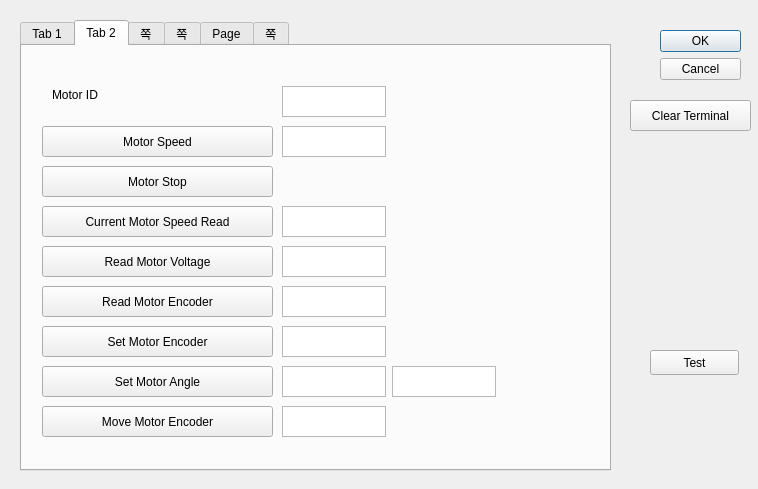
<?xml version="1.0" encoding="UTF-8"?>
<ui version="4.0">
 <class>Dialog</class>
 <widget class="QDialog" name="Dialog">
  <property name="geometry">
   <rect>
    <x>0</x>
    <y>0</y>
    <width>758</width>
    <height>489</height>
   </rect>
  </property>
  <property name="windowTitle">
   <string>Dialog</string>
  </property>
  <widget class="QTabWidget" name="tabWidget">
   <property name="geometry">
    <rect>
     <x>20</x>
     <y>20</y>
     <width>591</width>
     <height>451</height>
    </rect>
   </property>
   <property name="currentIndex">
    <number>1</number>
   </property>
   <widget class="QWidget" name="tab_motor1">
    <attribute name="title">
     <string>Tab 1</string>
    </attribute>
    <widget class="QPushButton" name="pushButton_Set_Motor_Speed1">
     <property name="geometry">
      <rect>
       <x>20</x>
       <y>80</y>
       <width>231</width>
       <height>31</height>
      </rect>
     </property>
     <property name="text">
      <string>Motor Speed</string>
     </property>
    </widget>
    <widget class="QTextEdit" name="textEdit_Motor_Speed1">
     <property name="geometry">
      <rect>
       <x>260</x>
       <y>80</y>
       <width>104</width>
       <height>31</height>
      </rect>
     </property>
    </widget>
    <widget class="QTextEdit" name="textEdit_Motor_ID1">
     <property name="geometry">
      <rect>
       <x>260</x>
       <y>40</y>
       <width>104</width>
       <height>31</height>
      </rect>
     </property>
    </widget>
    <widget class="QPushButton" name="pushButton_Set_Motor_Stop1">
     <property name="geometry">
      <rect>
       <x>20</x>
       <y>120</y>
       <width>231</width>
       <height>31</height>
      </rect>
     </property>
     <property name="text">
      <string>Motor Stop</string>
     </property>
    </widget>
    <widget class="QLabel" name="label_Motor_ID1">
     <property name="geometry">
      <rect>
       <x>20</x>
       <y>40</y>
       <width>67</width>
       <height>17</height>
      </rect>
     </property>
     <property name="text">
      <string>Motor ID</string>
     </property>
    </widget>
    <widget class="QPushButton" name="pushButton_Read_Motor_Speed1">
     <property name="geometry">
      <rect>
       <x>20</x>
       <y>160</y>
       <width>231</width>
       <height>31</height>
      </rect>
     </property>
     <property name="text">
      <string>Current Motor Speed Read</string>
     </property>
    </widget>
    <widget class="QTextEdit" name="textEdit_Read_Motor_Speed1">
     <property name="geometry">
      <rect>
       <x>260</x>
       <y>160</y>
       <width>104</width>
       <height>31</height>
      </rect>
     </property>
    </widget>
    <widget class="QPushButton" name="pushButton_Read_Motor_Voltage1">
     <property name="geometry">
      <rect>
       <x>20</x>
       <y>200</y>
       <width>231</width>
       <height>31</height>
      </rect>
     </property>
     <property name="text">
      <string>Read Motor Voltage</string>
     </property>
    </widget>
    <widget class="QTextEdit" name="textEdit_Read_Motor_Voltage1">
     <property name="geometry">
      <rect>
       <x>260</x>
       <y>200</y>
       <width>104</width>
       <height>31</height>
      </rect>
     </property>
    </widget>
    <widget class="QPushButton" name="pushButton_Read_Motor_Encoder1">
     <property name="geometry">
      <rect>
       <x>20</x>
       <y>240</y>
       <width>231</width>
       <height>31</height>
      </rect>
     </property>
     <property name="text">
      <string>Read Motor Encoder</string>
     </property>
    </widget>
    <widget class="QTextEdit" name="textEdit_Read_Motor_Encoder1">
     <property name="geometry">
      <rect>
       <x>260</x>
       <y>240</y>
       <width>104</width>
       <height>31</height>
      </rect>
     </property>
    </widget>
    <widget class="QPushButton" name="pushButton_Set_Motor_Angle1">
     <property name="geometry">
      <rect>
       <x>20</x>
       <y>280</y>
       <width>231</width>
       <height>31</height>
      </rect>
     </property>
     <property name="text">
      <string>Set Motor Angle</string>
     </property>
    </widget>
    <widget class="QTextEdit" name="textEdit_Set_Motor_Angle1">
     <property name="geometry">
      <rect>
       <x>260</x>
       <y>280</y>
       <width>104</width>
       <height>31</height>
      </rect>
     </property>
    </widget>
    <widget class="QTextEdit" name="textEdit_Scale_Encoder_Angle1">
     <property name="geometry">
      <rect>
       <x>380</x>
       <y>280</y>
       <width>104</width>
       <height>31</height>
      </rect>
     </property>
    </widget>
    <widget class="QPushButton" name="pushButton_Set_Motor_Rel_Angle1">
     <property name="geometry">
      <rect>
       <x>20</x>
       <y>360</y>
       <width>231</width>
       <height>31</height>
      </rect>
     </property>
     <property name="text">
      <string>Set Motor Relative</string>
     </property>
    </widget>
    <widget class="QTextEdit" name="textEdit_Set_Motor_Rel_Angle1">
     <property name="geometry">
      <rect>
       <x>260</x>
       <y>360</y>
       <width>104</width>
       <height>31</height>
      </rect>
     </property>
    </widget>
    <widget class="QPushButton" name="pushButton_Move_Motor_Encoder1">
     <property name="geometry">
      <rect>
       <x>20</x>
       <y>320</y>
       <width>231</width>
       <height>31</height>
      </rect>
     </property>
     <property name="text">
      <string>Move Motor Encoder</string>
     </property>
    </widget>
    <widget class="QTextEdit" name="textEdit_Set_Motor_Target_Encoder1">
     <property name="geometry">
      <rect>
       <x>260</x>
       <y>320</y>
       <width>104</width>
       <height>31</height>
      </rect>
     </property>
    </widget>
   </widget>
   <widget class="QWidget" name="tab_motor2">
    <attribute name="title">
     <string>Tab 2</string>
    </attribute>
    <widget class="QTextEdit" name="textEdit_Motor_ID2">
     <property name="geometry">
      <rect>
       <x>260</x>
       <y>40</y>
       <width>104</width>
       <height>31</height>
      </rect>
     </property>
    </widget>
    <widget class="QTextEdit" name="textEdit_Motor_Speed2">
     <property name="geometry">
      <rect>
       <x>260</x>
       <y>80</y>
       <width>104</width>
       <height>31</height>
      </rect>
     </property>
    </widget>
    <widget class="QPushButton" name="pushButton_Set_Motor_Speed2">
     <property name="geometry">
      <rect>
       <x>20</x>
       <y>80</y>
       <width>231</width>
       <height>31</height>
      </rect>
     </property>
     <property name="text">
      <string>Motor Speed</string>
     </property>
    </widget>
    <widget class="QPushButton" name="pushButton_Set_Motor_Stop2">
     <property name="geometry">
      <rect>
       <x>20</x>
       <y>120</y>
       <width>231</width>
       <height>31</height>
      </rect>
     </property>
     <property name="text">
      <string>Motor Stop</string>
     </property>
    </widget>
    <widget class="QLabel" name="label_Motor_ID2">
     <property name="geometry">
      <rect>
       <x>30</x>
       <y>40</y>
       <width>67</width>
       <height>17</height>
      </rect>
     </property>
     <property name="text">
      <string>Motor ID</string>
     </property>
    </widget>
    <widget class="QPushButton" name="pushButton_Read_Motor_Speed2">
     <property name="geometry">
      <rect>
       <x>20</x>
       <y>160</y>
       <width>231</width>
       <height>31</height>
      </rect>
     </property>
     <property name="text">
      <string>Current Motor Speed Read</string>
     </property>
    </widget>
    <widget class="QTextEdit" name="textEdit_Read_Motor_Speed2">
     <property name="geometry">
      <rect>
       <x>260</x>
       <y>160</y>
       <width>104</width>
       <height>31</height>
      </rect>
     </property>
    </widget>
    <widget class="QPushButton" name="pushButton_Read_Motor_Voltage2">
     <property name="geometry">
      <rect>
       <x>20</x>
       <y>200</y>
       <width>231</width>
       <height>31</height>
      </rect>
     </property>
     <property name="text">
      <string>Read Motor Voltage</string>
     </property>
    </widget>
    <widget class="QTextEdit" name="textEdit_Read_Motor_Voltage2">
     <property name="geometry">
      <rect>
       <x>260</x>
       <y>200</y>
       <width>104</width>
       <height>31</height>
      </rect>
     </property>
    </widget>
    <widget class="QPushButton" name="pushButton_Read_Motor_Encoder2">
     <property name="geometry">
      <rect>
       <x>20</x>
       <y>240</y>
       <width>231</width>
       <height>31</height>
      </rect>
     </property>
     <property name="text">
      <string>Read Motor Encoder</string>
     </property>
    </widget>
    <widget class="QTextEdit" name="textEdit_Read_Motor_Encoder2">
     <property name="geometry">
      <rect>
       <x>260</x>
       <y>240</y>
       <width>104</width>
       <height>31</height>
      </rect>
     </property>
    </widget>
    <widget class="QPushButton" name="pushButton_Set_Motor_Encoder2">
     <property name="geometry">
      <rect>
       <x>20</x>
       <y>280</y>
       <width>231</width>
       <height>31</height>
      </rect>
     </property>
     <property name="text">
      <string>Set Motor Encoder</string>
     </property>
    </widget>
    <widget class="QTextEdit" name="textEdit_Set_Motor_Encoder_2">
     <property name="geometry">
      <rect>
       <x>260</x>
       <y>280</y>
       <width>104</width>
       <height>31</height>
      </rect>
     </property>
    </widget>
    <widget class="QPushButton" name="pushButton_Set_Motor_Angle2">
     <property name="geometry">
      <rect>
       <x>20</x>
       <y>320</y>
       <width>231</width>
       <height>31</height>
      </rect>
     </property>
     <property name="text">
      <string>Set Motor Angle</string>
     </property>
    </widget>
    <widget class="QTextEdit" name="textEdit_Set_Motor_Angle2">
     <property name="geometry">
      <rect>
       <x>260</x>
       <y>320</y>
       <width>104</width>
       <height>31</height>
      </rect>
     </property>
    </widget>
    <widget class="QTextEdit" name="textEdit_Scale_Encoder_Angle2">
     <property name="geometry">
      <rect>
       <x>370</x>
       <y>320</y>
       <width>104</width>
       <height>31</height>
      </rect>
     </property>
    </widget>
    <widget class="QPushButton" name="pushButton_Move_Motor_Encoder2">
     <property name="geometry">
      <rect>
       <x>20</x>
       <y>360</y>
       <width>231</width>
       <height>31</height>
      </rect>
     </property>
     <property name="text">
      <string>Move Motor Encoder</string>
     </property>
    </widget>
    <widget class="QTextEdit" name="textEdit_Set_Motor_Target_Encoder2">
     <property name="geometry">
      <rect>
       <x>260</x>
       <y>360</y>
       <width>104</width>
       <height>31</height>
      </rect>
     </property>
    </widget>
   </widget>
   <widget class="QWidget" name="tab_motor3">
    <attribute name="title">
     <string>쪽</string>
    </attribute>
    <widget class="QPushButton" name="pushButton_Set_Motor_Speed3">
     <property name="geometry">
      <rect>
       <x>20</x>
       <y>80</y>
       <width>231</width>
       <height>31</height>
      </rect>
     </property>
     <property name="text">
      <string>Motor Speed</string>
     </property>
    </widget>
    <widget class="QTextEdit" name="textEdit_Motor_Speed3">
     <property name="geometry">
      <rect>
       <x>260</x>
       <y>80</y>
       <width>104</width>
       <height>31</height>
      </rect>
     </property>
    </widget>
    <widget class="QTextEdit" name="textEdit_Motor_ID3">
     <property name="geometry">
      <rect>
       <x>260</x>
       <y>40</y>
       <width>104</width>
       <height>31</height>
      </rect>
     </property>
    </widget>
    <widget class="QPushButton" name="pushButton_Set_Motor_Stop3">
     <property name="geometry">
      <rect>
       <x>20</x>
       <y>120</y>
       <width>231</width>
       <height>31</height>
      </rect>
     </property>
     <property name="text">
      <string>Motor Stop</string>
     </property>
    </widget>
    <widget class="QPushButton" name="pushButton_Read_Motor_Speed3">
     <property name="geometry">
      <rect>
       <x>20</x>
       <y>160</y>
       <width>231</width>
       <height>31</height>
      </rect>
     </property>
     <property name="text">
      <string>Current Motor Speed Read</string>
     </property>
    </widget>
    <widget class="QTextEdit" name="textEdit_Read_Motor_Speed3">
     <property name="geometry">
      <rect>
       <x>260</x>
       <y>160</y>
       <width>104</width>
       <height>31</height>
      </rect>
     </property>
    </widget>
    <widget class="QPushButton" name="pushButton_Read_Motor_Voltage3">
     <property name="geometry">
      <rect>
       <x>20</x>
       <y>200</y>
       <width>231</width>
       <height>31</height>
      </rect>
     </property>
     <property name="text">
      <string>Read Motor Voltage</string>
     </property>
    </widget>
    <widget class="QTextEdit" name="textEdit_Read_Motor_Voltage3">
     <property name="geometry">
      <rect>
       <x>260</x>
       <y>200</y>
       <width>104</width>
       <height>31</height>
      </rect>
     </property>
    </widget>
    <widget class="QPushButton" name="pushButton_Read_Motor_Encoder3">
     <property name="geometry">
      <rect>
       <x>20</x>
       <y>240</y>
       <width>231</width>
       <height>31</height>
      </rect>
     </property>
     <property name="text">
      <string>Read Motor Encoder</string>
     </property>
    </widget>
    <widget class="QTextEdit" name="textEdit_Read_Motor_Encoder3">
     <property name="geometry">
      <rect>
       <x>260</x>
       <y>240</y>
       <width>104</width>
       <height>31</height>
      </rect>
     </property>
    </widget>
    <widget class="QPushButton" name="pushButton_Set_Motor_Encoder3">
     <property name="geometry">
      <rect>
       <x>20</x>
       <y>280</y>
       <width>231</width>
       <height>31</height>
      </rect>
     </property>
     <property name="text">
      <string>Set Motor Encoder</string>
     </property>
    </widget>
    <widget class="QTextEdit" name="textEdit_Set_Motor_Encoder">
     <property name="geometry">
      <rect>
       <x>260</x>
       <y>280</y>
       <width>104</width>
       <height>31</height>
      </rect>
     </property>
    </widget>
    <widget class="QTextEdit" name="textEdit_Scale_Encoder_Angle3">
     <property name="geometry">
      <rect>
       <x>370</x>
       <y>320</y>
       <width>104</width>
       <height>31</height>
      </rect>
     </property>
    </widget>
    <widget class="QPushButton" name="pushButton_Set_Motor_Angle3">
     <property name="geometry">
      <rect>
       <x>20</x>
       <y>320</y>
       <width>231</width>
       <height>31</height>
      </rect>
     </property>
     <property name="text">
      <string>Set Motor Angle</string>
     </property>
    </widget>
    <widget class="QTextEdit" name="textEdit_Set_Motor_Angle3">
     <property name="geometry">
      <rect>
       <x>260</x>
       <y>320</y>
       <width>104</width>
       <height>31</height>
      </rect>
     </property>
    </widget>
   </widget>
   <widget class="QWidget" name="tab">
    <attribute name="title">
     <string>쪽</string>
    </attribute>
    <widget class="QTextEdit" name="textEdit_Motor_ID4">
     <property name="geometry">
      <rect>
       <x>260</x>
       <y>40</y>
       <width>104</width>
       <height>31</height>
      </rect>
     </property>
    </widget>
    <widget class="QPushButton" name="pushButton_Set_Motor_Speed4">
     <property name="geometry">
      <rect>
       <x>20</x>
       <y>80</y>
       <width>231</width>
       <height>31</height>
      </rect>
     </property>
     <property name="text">
      <string>Motor Speed</string>
     </property>
    </widget>
    <widget class="QTextEdit" name="textEdit_Motor_Speed4">
     <property name="geometry">
      <rect>
       <x>260</x>
       <y>80</y>
       <width>104</width>
       <height>31</height>
      </rect>
     </property>
    </widget>
    <widget class="QPushButton" name="pushButton_Set_Motor_Stop4">
     <property name="geometry">
      <rect>
       <x>20</x>
       <y>120</y>
       <width>231</width>
       <height>31</height>
      </rect>
     </property>
     <property name="text">
      <string>Motor Stop</string>
     </property>
    </widget>
    <widget class="QPushButton" name="pushButton_Read_Motor_Speed4">
     <property name="geometry">
      <rect>
       <x>20</x>
       <y>160</y>
       <width>231</width>
       <height>31</height>
      </rect>
     </property>
     <property name="text">
      <string>Current Motor Speed Read</string>
     </property>
    </widget>
    <widget class="QTextEdit" name="textEdit_Read_Motor_Speed4">
     <property name="geometry">
      <rect>
       <x>260</x>
       <y>160</y>
       <width>104</width>
       <height>31</height>
      </rect>
     </property>
    </widget>
    <widget class="QPushButton" name="pushButton_Read_Motor_Voltage4">
     <property name="geometry">
      <rect>
       <x>20</x>
       <y>200</y>
       <width>231</width>
       <height>31</height>
      </rect>
     </property>
     <property name="text">
      <string>Read Motor Voltage</string>
     </property>
    </widget>
    <widget class="QTextEdit" name="textEdit_Read_Motor_Voltage4">
     <property name="geometry">
      <rect>
       <x>260</x>
       <y>200</y>
       <width>104</width>
       <height>31</height>
      </rect>
     </property>
    </widget>
    <widget class="QPushButton" name="pushButton_Read_Motor_Encoder4">
     <property name="geometry">
      <rect>
       <x>20</x>
       <y>240</y>
       <width>231</width>
       <height>31</height>
      </rect>
     </property>
     <property name="text">
      <string>Read Motor Encoder</string>
     </property>
    </widget>
    <widget class="QTextEdit" name="textEdit_Read_Motor_Encoder4">
     <property name="geometry">
      <rect>
       <x>260</x>
       <y>240</y>
       <width>104</width>
       <height>31</height>
      </rect>
     </property>
    </widget>
   </widget>
   <widget class="QWidget" name="tab_robot_control">
    <attribute name="title">
     <string>Page</string>
    </attribute>
    <widget class="QPushButton" name="pushButton_motor_speed_bank2">
     <property name="geometry">
      <rect>
       <x>270</x>
       <y>50</y>
       <width>111</width>
       <height>31</height>
      </rect>
     </property>
     <property name="text">
      <string>motor speed</string>
     </property>
    </widget>
    <widget class="QLineEdit" name="lineEdit_Bank_Motor_Speed1">
     <property name="geometry">
      <rect>
       <x>20</x>
       <y>50</y>
       <width>101</width>
       <height>31</height>
      </rect>
     </property>
    </widget>
    <widget class="QLineEdit" name="lineEdit_Bank_Motor_Speed2">
     <property name="geometry">
      <rect>
       <x>140</x>
       <y>50</y>
       <width>101</width>
       <height>31</height>
      </rect>
     </property>
    </widget>
    <widget class="QCheckBox" name="checkBox_Timer_Enable">
     <property name="geometry">
      <rect>
       <x>20</x>
       <y>100</y>
       <width>161</width>
       <height>23</height>
      </rect>
     </property>
     <property name="text">
      <string>Check Timer Enable</string>
     </property>
    </widget>
    <widget class="QLineEdit" name="lineEdit_Timer_Interval">
     <property name="geometry">
      <rect>
       <x>190</x>
       <y>90</y>
       <width>101</width>
       <height>31</height>
      </rect>
     </property>
    </widget>
    <widget class="QLabel" name="label_3">
     <property name="geometry">
      <rect>
       <x>310</x>
       <y>100</y>
       <width>67</width>
       <height>17</height>
      </rect>
     </property>
     <property name="text">
      <string>msec</string>
     </property>
    </widget>
    <widget class="QGroupBox" name="groupBox">
     <property name="geometry">
      <rect>
       <x>10</x>
       <y>190</y>
       <width>341</width>
       <height>181</height>
      </rect>
     </property>
     <property name="title">
      <string>Robot Encoder</string>
     </property>
     <widget class="QLineEdit" name="lineEdit_Bank_Motor_Encoder1">
      <property name="geometry">
       <rect>
        <x>10</x>
        <y>40</y>
        <width>101</width>
        <height>31</height>
       </rect>
      </property>
     </widget>
     <widget class="QLineEdit" name="lineEdit_Bank_Motor_Encoder2">
      <property name="geometry">
       <rect>
        <x>160</x>
        <y>40</y>
        <width>101</width>
        <height>31</height>
       </rect>
      </property>
     </widget>
     <widget class="QLineEdit" name="lineEdit_Bank_Motor_Encoder3">
      <property name="geometry">
       <rect>
        <x>10</x>
        <y>90</y>
        <width>101</width>
        <height>31</height>
       </rect>
      </property>
     </widget>
     <widget class="QLineEdit" name="lineEdit_Bank_Motor_Encoder4">
      <property name="geometry">
       <rect>
        <x>160</x>
        <y>90</y>
        <width>101</width>
        <height>31</height>
       </rect>
      </property>
     </widget>
    </widget>
   </widget>
   <widget class="QWidget" name="tab_setting">
    <attribute name="title">
     <string>쪽</string>
    </attribute>
    <widget class="QLabel" name="label">
     <property name="geometry">
      <rect>
       <x>20</x>
       <y>30</y>
       <width>91</width>
       <height>17</height>
      </rect>
     </property>
     <property name="text">
      <string>Serial. port : </string>
     </property>
    </widget>
    <widget class="QPushButton" name="pushButton_Connect">
     <property name="geometry">
      <rect>
       <x>260</x>
       <y>20</y>
       <width>89</width>
       <height>31</height>
      </rect>
     </property>
     <property name="text">
      <string>Connect</string>
     </property>
    </widget>
    <widget class="QCheckBox" name="checkBox_USB">
     <property name="geometry">
      <rect>
       <x>20</x>
       <y>60</y>
       <width>92</width>
       <height>23</height>
      </rect>
     </property>
     <property name="text">
      <string>Check USB</string>
     </property>
    </widget>
    <widget class="QComboBox" name="comboBox_Serial_Port_No">
     <property name="geometry">
      <rect>
       <x>120</x>
       <y>20</y>
       <width>131</width>
       <height>31</height>
      </rect>
     </property>
    </widget>
    <widget class="QTextEdit" name="textEdit_Current_ID">
     <property name="geometry">
      <rect>
       <x>250</x>
       <y>170</y>
       <width>104</width>
       <height>31</height>
      </rect>
     </property>
    </widget>
    <widget class="QTextEdit" name="textEdit_New_ID">
     <property name="geometry">
      <rect>
       <x>250</x>
       <y>210</y>
       <width>104</width>
       <height>31</height>
      </rect>
     </property>
    </widget>
    <widget class="QPushButton" name="pushButton_Find_ID">
     <property name="geometry">
      <rect>
       <x>10</x>
       <y>170</y>
       <width>231</width>
       <height>31</height>
      </rect>
     </property>
     <property name="text">
      <string>Find ID</string>
     </property>
    </widget>
    <widget class="QPushButton" name="pushButton_Save_Parameter">
     <property name="geometry">
      <rect>
       <x>10</x>
       <y>250</y>
       <width>341</width>
       <height>31</height>
      </rect>
     </property>
     <property name="text">
      <string>Save Parameter</string>
     </property>
    </widget>
    <widget class="QPushButton" name="pushButton_Change_ID">
     <property name="geometry">
      <rect>
       <x>10</x>
       <y>210</y>
       <width>231</width>
       <height>31</height>
      </rect>
     </property>
     <property name="text">
      <string>Change ID</string>
     </property>
    </widget>
    <widget class="QPushButton" name="pushButton_Modbus_Enable">
     <property name="geometry">
      <rect>
       <x>10</x>
       <y>90</y>
       <width>231</width>
       <height>31</height>
      </rect>
     </property>
     <property name="text">
      <string>Modbus Enable</string>
     </property>
    </widget>
    <widget class="QTextEdit" name="textEdit_Motor_Enable_ID">
     <property name="geometry">
      <rect>
       <x>250</x>
       <y>90</y>
       <width>104</width>
       <height>31</height>
      </rect>
     </property>
    </widget>
    <widget class="QLabel" name="label_2">
     <property name="geometry">
      <rect>
       <x>270</x>
       <y>70</y>
       <width>71</width>
       <height>17</height>
      </rect>
     </property>
     <property name="text">
      <string>Current ID</string>
     </property>
    </widget>
    <widget class="QPushButton" name="pushButton_Read_Register">
     <property name="geometry">
      <rect>
       <x>10</x>
       <y>330</y>
       <width>231</width>
       <height>31</height>
      </rect>
     </property>
     <property name="text">
      <string>Read Register</string>
     </property>
    </widget>
    <widget class="QTextEdit" name="textEdit_Read_Register_Address">
     <property name="geometry">
      <rect>
       <x>250</x>
       <y>330</y>
       <width>104</width>
       <height>31</height>
      </rect>
     </property>
    </widget>
    <widget class="QPushButton" name="pushButton_Write_Register">
     <property name="geometry">
      <rect>
       <x>10</x>
       <y>290</y>
       <width>231</width>
       <height>31</height>
      </rect>
     </property>
     <property name="text">
      <string>Write Register</string>
     </property>
    </widget>
    <widget class="QTextEdit" name="textEdit_Write_Register_Address">
     <property name="geometry">
      <rect>
       <x>250</x>
       <y>290</y>
       <width>104</width>
       <height>31</height>
      </rect>
     </property>
    </widget>
    <widget class="QTextEdit" name="textEdit_Write_Register_Data">
     <property name="geometry">
      <rect>
       <x>360</x>
       <y>290</y>
       <width>104</width>
       <height>31</height>
      </rect>
     </property>
    </widget>
    <widget class="QPushButton" name="pushButton_Output_Enable">
     <property name="geometry">
      <rect>
       <x>10</x>
       <y>130</y>
       <width>231</width>
       <height>31</height>
      </rect>
     </property>
     <property name="text">
      <string>Output Enable</string>
     </property>
    </widget>
    <widget class="QPushButton" name="pushButton_Read_Alarm">
     <property name="geometry">
      <rect>
       <x>10</x>
       <y>370</y>
       <width>231</width>
       <height>31</height>
      </rect>
     </property>
     <property name="text">
      <string>Read Alarm</string>
     </property>
    </widget>
    <widget class="QCheckBox" name="checkBox_UART_Debug">
     <property name="geometry">
      <rect>
       <x>480</x>
       <y>10</y>
       <width>92</width>
       <height>23</height>
      </rect>
     </property>
     <property name="text">
      <string>Check USB</string>
     </property>
    </widget>
   </widget>
  </widget>
  <widget class="QDialogButtonBox" name="buttonBox">
   <property name="geometry">
    <rect>
     <x>660</x>
     <y>30</y>
     <width>81</width>
     <height>91</height>
    </rect>
   </property>
   <property name="orientation">
    <enum>Qt::Vertical</enum>
   </property>
   <property name="standardButtons">
    <set>QDialogButtonBox::Cancel|QDialogButtonBox::Ok</set>
   </property>
  </widget>
  <widget class="QPushButton" name="pushButton_test">
   <property name="geometry">
    <rect>
     <x>650</x>
     <y>350</y>
     <width>89</width>
     <height>25</height>
    </rect>
   </property>
   <property name="text">
    <string>Test</string>
   </property>
  </widget>
  <widget class="QPushButton" name="pushButton_Clear_Terminal">
   <property name="geometry">
    <rect>
     <x>630</x>
     <y>100</y>
     <width>121</width>
     <height>31</height>
    </rect>
   </property>
   <property name="text">
    <string>Clear Terminal</string>
   </property>
  </widget>
 </widget>
 <resources/>
 <connections>
  <connection>
   <sender>buttonBox</sender>
   <signal>accepted()</signal>
   <receiver>Dialog</receiver>
   <slot>accept()</slot>
   <hints>
    <hint type="sourcelabel">
     <x>248</x>
     <y>254</y>
    </hint>
    <hint type="destinationlabel">
     <x>157</x>
     <y>274</y>
    </hint>
   </hints>
  </connection>
  <connection>
   <sender>buttonBox</sender>
   <signal>rejected()</signal>
   <receiver>Dialog</receiver>
   <slot>reject()</slot>
   <hints>
    <hint type="sourcelabel">
     <x>316</x>
     <y>260</y>
    </hint>
    <hint type="destinationlabel">
     <x>286</x>
     <y>274</y>
    </hint>
   </hints>
  </connection>
 </connections>
</ui>
